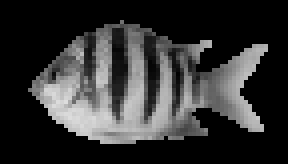
#> input picture Temp/image.png, 72 x 41 px, found by its file name (shown 4 times larger)
$ python Methods.py
#> lines starting #> are read from the running program, lines starting #| are printed output that depends on the picture
import numpy as np
import cv2
import os

class TrainingImage:
    def __init__(self, image):
        #Reading height and width
#> called with image = 'image.png'
        self.image = cv2.imread(image)
#> self.image is the input picture: shape (41, 72, 3); min 0, max 221, mean 50.4
        self.h, self.w = self.image.shape[:2]
#> self.h = 41; self.w = 72

        #Rescaling if image width != 72
        if (self.w > 72):
            self.ratio = 72/self.w
            self.dimension = (int(self.w * self.ratio), int(self.h * self.ratio))
            self.image = cv2.resize(self.image, self.dimension, cv2.INTER_LANCZOS4)
            self.h, self.w = self.image.shape[:2]

        #Grayscaling Image
        self.image = cv2.cvtColor(self.image, cv2.COLOR_BGR2GRAY)
#> self.image: shape (41, 72)

        #Creating Integral Image
        self.integral_image = np.empty((self.h, self.w))

        for i in range(self.h):
            for j in range(self.w):
                self.integral_image[i][j] = self.image[i][j]

        self.integral_image[0][0] = self.image[0][0]
        #Calculating 1st row integral image
        for i in range(self.h-1):
            self.integral_image[i+1][0] = self.image[i+1][0] + self.integral_image[i][0]
        #Calculating 1st coloum integral image
        for i in range(self.w-1):
            self.integral_image[0][i+1] = self.image[0][i+1] + self.integral_image[0][i]
        #Calculating the rest of the integral image
        for i in range(self.h-1):
            for j in range(self.w-1):
                self.integral_image[i+1][j+1] = self.image[i+1][j+1] + self.integral_image[i][j+1] + self.integral_image[i+1][j] - self.integral_image[i][j]
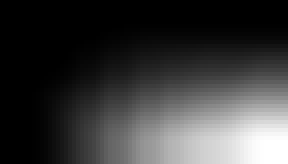
#> self.integral_image: shape (41, 72) float64 (shown 4 times larger); min 0, max 148696, mean 34080.5; drawn with min black and max white

        np.savetxt('integral_image.txt', self.integral_image, fmt='%d')

test_image = TrainingImage('image.png')
print("Height = {},  Width = {}".format(test_image.h, test_image.w))
#| Height = 41,  Width = 72
cv2.imwrite('ImageTest.png', test_image.image)
print(test_image.integral_image)
#> (printed output is left out)
